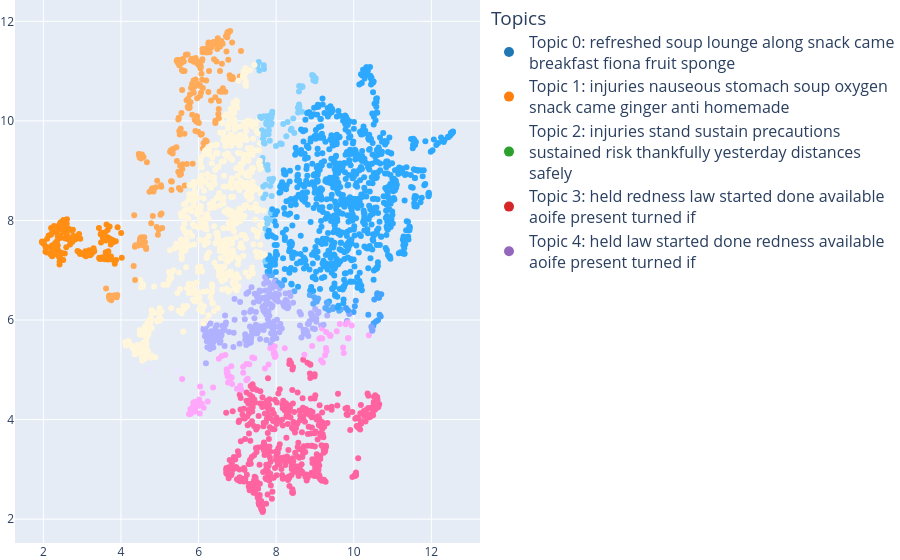

Notebook code for this chart:
### Code cell
met_matave, met_cluster_topics, met_metrics = matave_compute(met_texts)

### Figure 1 — Plotly figure (JSON) as saved in the notebook; plotly's stock layout.template omitted (floating-point values rounded to 4 significant figures; data arrays with more than 128 entries replaced by an {"elided": "..."} marker saying what was removed)
{"data": [{"customdata": {"elided": "2904x5 float values"}, "hovertemplate": "<b>%{text}</b><br>Topic 0: %{customdata[0]}<br>Topic 1: %{customdata[1]}<br>Topic 2: %{customdata[2]}<br>Topic 3: %{customdata[3]}<br>Topic 4: %{customdata[4]}", "marker": {"color": {"elided": "2904 str values"}, "opacity": 1, "size": 6}, "mode": "markers", "showlegend": false, "text": {"elided": "2904 str values"}, "type": "scatter", "x": {"elided": "2904 float values"}, "y": {"elided": "2904 float values"}}, {"marker": {"color": "#1f77b4", "size": 10}, "mode": "markers", "name": "Topic 0: refreshed soup lounge along snack came<br>breakfast fiona fruit sponge", "showlegend": true, "type": "scatter", "x": [null], "y": [null]}, {"marker": {"color": "#ff7f0e", "size": 10}, "mode": "markers", "name": "Topic 1: injuries nauseous stomach soup oxygen<br>snack came ginger anti homemade", "showlegend": true, "type": "scatter", "x": [null], "y": [null]}, {"marker": {"color": "#2ca02c", "size": 10}, "mode": "markers", "name": "Topic 2: injuries stand sustain precautions<br>sustained risk thankfully yesterday distances<br>safely", "showlegend": true, "type": "scatter", "x": [null], "y": [null]}, {"marker": {"color": "#d62728", "size": 10}, "mode": "markers", "name": "Topic 3: held redness law started done available<br>aoife present turned if", "showlegend": true, "type": "scatter", "x": [null], "y": [null]}, {"marker": {"color": "#9467bd", "size": 10}, "mode": "markers", "name": "Topic 4: held law started done redness available<br>aoife present turned if", "showlegend": true, "type": "scatter", "x": [null], "y": [null]}], "layout": {"legend": {"font": {"size": 16}, "itemclick": false, "itemdoubleclick": false, "title": {"text": "Topics"}}, "margin": {"b": 0, "l": 0, "r": 0, "t": 0}, "title": {"text": ""}}}
